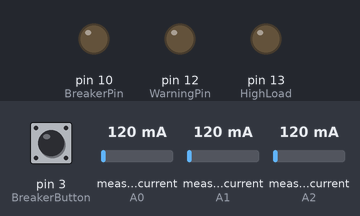
A sketch run on a simulated Arduino Uno, built with avr-gcc and run on an emulated ATmega328P. Parts: output pins drawn as LEDs (lit = HIGH). Wiring (inferred from the names in the program): IR receiver: data pin 4. Dashed ring = blinking. The test bench sets the inputs (shaded band); at power-on: measured current (sensors on A0, A1, A2) 120 mA, pin 3 (BreakerButton) LOW. Pins used as bus, display or sensor lines are not drawn; what the sketch prints to the serial monitor is not drawn.

Above: at 1.2 s.
1.3 s: measured current (sensor on A0) set to 464 mA
2.8 s: measured current (sensor on A0) set to 520 mA
At 3.6 s:
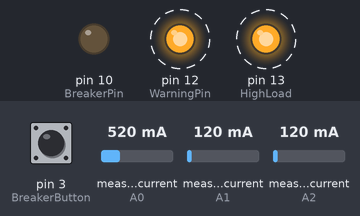
5.8 s: pin 3 (BreakerButton) pulled HIGH for 3.2 s
At 7.36 s:
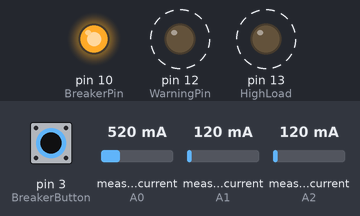
Timing chart, 0 to 16.5 s (numbered marks = the images above; inputs shaded):
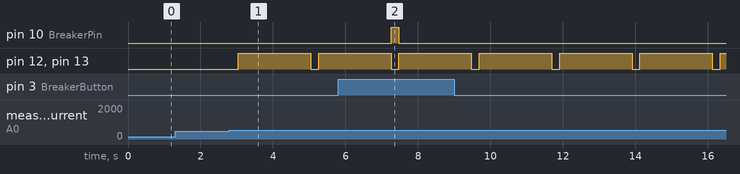

The sketch:

Grid_Breaker_Controller.ino
```cpp
#include "ACS712.h"

int BreakerState = 5;

int BreakerRemote = 4;
int BreakerButton = 3;         // the number of the input pin
int BreakerPin = 10;       // the number of the output pin

int WarningPin = 12;
int HighLoad = 13;

int BreakerPinState = LOW;      // the current state of the output pin
int BreakerButtonCurrentValue;           // the current reading from the input pin
int BreakerButtonOldValue = LOW;    // the previous reading from the input pin
int BreakerRemoteCurrentValue;           // the current reading from the input pin
int BreakerRemoteOldValue = LOW;    // the previous reading from the input pin


// the follow variables are long's because the time, measured in miliseconds,
// will quickly become a bigger number than can be stored in an int.
unsigned long BreakerToggleTime = 0;           // the last time the output pin was toggled
unsigned long debounce = 200;   // the debounce time, increase if the output flickers

ACS712  ACSa(A0, 5.0, 1023, 185);
ACS712  ACSb(A1, 5.0, 1023, 185);
ACS712  ACSc(A2, 5.0, 1023, 185);


void setup()
{
  pinMode(BreakerState, OUTPUT);

  pinMode(BreakerRemote, INPUT);
  pinMode(BreakerButton,  INPUT);

  pinMode(BreakerPin, OUTPUT);
  pinMode(WarningPin, OUTPUT);
  pinMode(HighLoad, OUTPUT);

  digitalWrite(HighLoad, LOW);
  digitalWrite(BreakerState, LOW);

  Serial.begin(9200);
  while (!Serial);

  ACSa.autoMidPoint();
  ACSb.autoMidPoint();
  ACSc.autoMidPoint();


}

void loop()
{

////////////////////// Breaker Control ////////////////////

  BreakerRemoteCurrentValue = digitalRead(BreakerRemote);
  BreakerButtonCurrentValue = digitalRead(BreakerButton);

  // if the input just went from LOW and HIGH and we've waited long enough
  // to ignore any noise on the circuit, toggle the output pin and remember
  // the time
  //if (BreakerButtonCurrentValue == HIGH && BreakerButtonOldValue == LOW  && millis() - BreakerToggleTime > debounce) || (BreakerRemoteCurrentValue == HIGH && BreakerRemoteOldValue == LOW  && millis() - BreakerToggleTime > debounce)
  if (((BreakerButtonCurrentValue == HIGH && BreakerButtonOldValue == LOW) ||
     (BreakerRemoteCurrentValue == HIGH && BreakerRemoteOldValue == LOW)) &&
    (millis() - BreakerToggleTime > debounce))
  {
    if (BreakerPinState == HIGH)
      BreakerPinState = LOW;
    else
      BreakerPinState = HIGH;
    BreakerToggleTime = millis();

  }
  digitalWrite(BreakerPin, BreakerPinState);
  digitalWrite(BreakerState, BreakerPinState);

  BreakerRemoteOldValue = BreakerRemoteCurrentValue;
  BreakerButtonOldValue = BreakerButtonCurrentValue;

  float avgA = 0;
  float avgB = 0;
  float avgC = 0;


  for (int i = 0; i < 3; i++)
  {
    delay(10);
    avgA += ACSa.mA_AC();
    avgB += ACSb.mA_AC();
    avgC += ACSc.mA_AC();
  }

  float cA = avgA / 3.0;
  float cB = avgB / 3.0;
  float cC = avgC / 3.0;

  Serial.print("  MilliCurrentA: ");
  Serial.println(cA);

    if (cA >=500 || cB >=500 || cC >=500)
  {
    Serial.print("Current Exceeded");
    digitalWrite(BreakerPin, LOW);
    BreakerPinState = LOW;

    digitalWrite(HighLoad, HIGH);
    digitalWrite(WarningPin, HIGH);
    delay(2000);
    digitalWrite(HighLoad, LOW);
    digitalWrite(WarningPin, LOW);

    }
}
```

Measured:
- the behaviour switches between 499 and 500 mA on measured current (sensor on A0) (found by bisection; images 0 and 1)
- after the input at 1.3 s, every drawn part: stays the same
- after the input at 2.8 s, pin 12 (WarningPin), pin 13 (HighLoad): LOW → HIGH after 0.24 s, → LOW 2.0 s later, → HIGH 0.22 s later
- after the input at 5.8 s, pin 10 (BreakerPin): LOW → HIGH after 1.5 s, → LOW 0.22 s later
